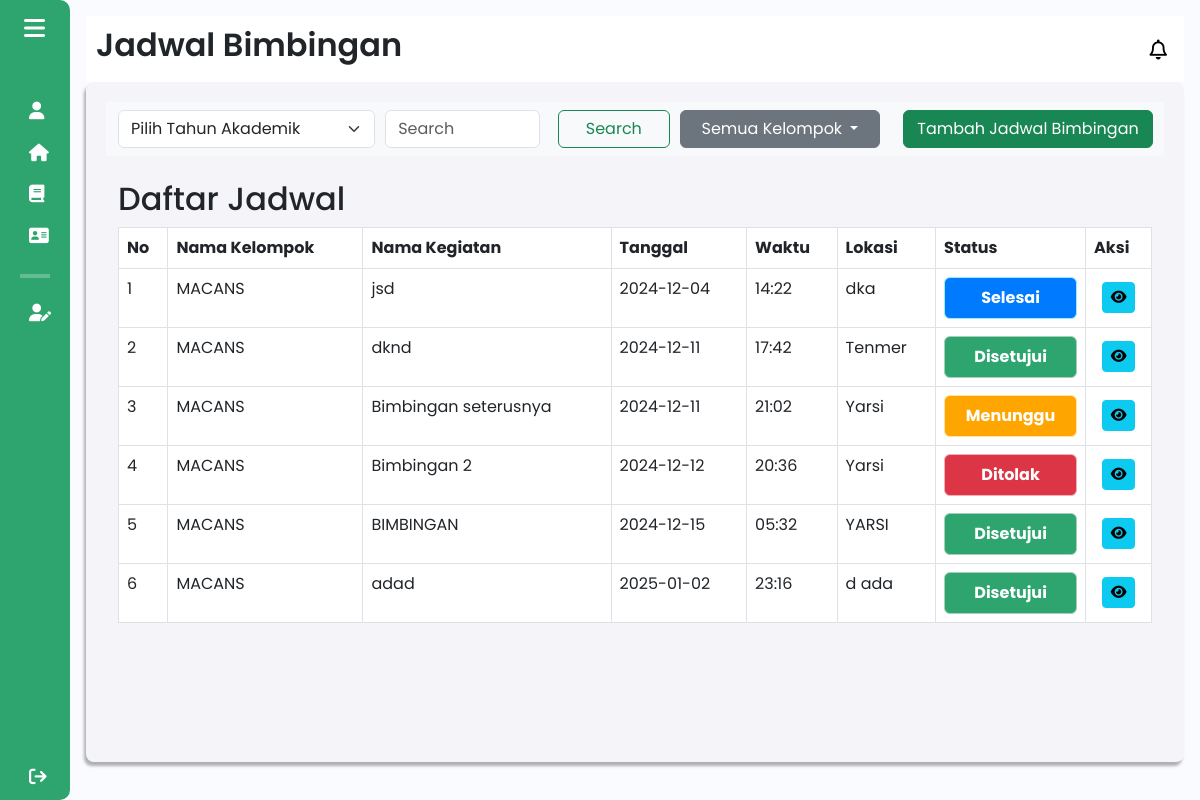
The page /mentor/jadwal_bimbingan (signed in) on the database its author committed.
### tables this page shows
CREATE TABLE `jadwal` (
  `id` int(11) NOT NULL,
  `nama_kegiatan` varchar(255) NOT NULL,
  `tanggal` date NOT NULL,
  `waktu` varchar(5) NOT NULL,
  `agenda` text NOT NULL,
  `lokasi` varchar(255) NOT NULL,
  `feedback_mentor` varchar(1000) NOT NULL,
  `status` enum('menunggu','ditolak','disetujui','alternatif','selesai') NOT NULL,
  `bukti_kegiatan` varchar(255) DEFAULT NULL,
  `id_klmpk` int(11) DEFAULT NULL
);

### components/pages/mentorbisnis/jadwal_bimbingan_mentor.php (the view, shortened to what this page needs)
<?php
include $_SERVER['DOCUMENT_ROOT'] . '/Entree/config/db_connection.php';
$userId = $_SESSION['user_id'];
$sql_id = "SELECT id FROM mentor WHERE user_id = '$userId'";
$result_id = $conn->query($sql_id);
if ($result_id->num_rows > 0) {
    $row_id = $result_id->fetch_assoc();
    $id_mentor = $row_id['id'];
}
$sql_kelompok = "SELECT id_kelompok, nama_kelompok FROM kelompok_bisnis";
$result_kelompok = $conn->query($sql_kelompok);
$namaKelompok = [];
while ($row = $result_kelompok->fetch_assoc()) {
    $namaKelompok[$row['id_kelompok']] = $row['nama_kelompok'];
}
    $sql_kelompok = "SELECT id_kelompok FROM kelompok_bisnis WHERE id_mentor = '$id_mentor'";
    $result_kelompoktutor = $conn->query($sql_kelompok);
    $kelompokIds = [];
    while ($row = $result_kelompoktutor->fetch_assoc()) {
        $kelompokIds[] = $row['id_kelompok'];
    }
    if (count($kelompokIds) > 0) {
        $ids = implode(',', $kelompokIds);
        $sql = "SELECT * FROM jadwal WHERE id_klmpk IN ($ids) ORDER BY tanggal, waktu";
    } else {
        $sql = "SELECT * FROM jadwal WHERE 1 = 0";
    }
$result = $conn->query($sql);
?>
<!DOCTYPE html>
<html lang="en">
<head>
    <link href="https://cdn.lineicons.com/4.0/lineicons.css" rel="stylesheet" />
    <link href="https://cdn.jsdelivr.net/npm/bootstrap@5.3.0-alpha3/dist/css/bootstrap.min.css" rel="stylesheet"
>
    <link rel="stylesheet" href="/Entree/assets/css/mahasiswa/jadwal_bimbingan_mahasiswa.css">
</head>
<body>
    <div class="wrapper">
        <?php
        include 'sidebar_mentor.php';
        ?>
        <div class="main p-3">
            <div class="main_header">
                <?php
                    include 'header_mentor.php';
                ?>
            </div>
            <div class="main_wrapper">
                    <div class="nav_main_wrapper">
                        <nav class="navbar navbar-expand-lg bg-body-tertiary">
                            <div class="container-fluid">
                                <select name="year" class="form-select filter-tahun" required>
                                    <option value="" disabled selected>Pilih Tahun Akademik</option>
                                </select>
                                <form class="d-flex" role="search">
                                    <input class="form-control me-2" type="search" placeholder="Search" aria-label="Search">
                                    <button class="btn btn-outline-success" type="submit">Search</button>
                                </form>
                            <div class="dropdown">
                                    <button class="btn btn-secondary dropdown-toggle text-white" type="button"
                                            id="dropdownMenuButton" data-bs-toggle="dropdown" aria-expanded="false">
                                        Semua Kelompok
                                    </button>
                                </div>
                            </div>
                            <button type="button" class="btn btn-success btn-tambah" data-bs-toggle="modal" data-bs-target="#altScheduleModal">
                                Tambah Jadwal Bimbingan
                            </button>
                        </nav>
                    </div>
                <div class="container mt-4">
                    <h2>Daftar Jadwal</h2>
                    <div class="table-responsive">
                        <table class="table table-bordered">
                            <thead>
                                <tr>
                                    <th>No</th>
                                    <th>Nama Kelompok</th>
                                    <th>Nama Kegiatan</th>
                                    <th>Tanggal</th>
                                    <th>Waktu</th>
                                    <th>Lokasi</th>
                                    <th>Status</th>
                                    <th>Aksi</th>
                                </tr>
                            </thead>
                            <tbody>
                                <?php if ($result->num_rows > 0): ?>
                                    <?php $no = 1; ?>
                                    <?php while ($row = $result->fetch_assoc()): ?>
                                        <tr>
                                            <td><?php echo $no++; ?></td>
                                            <td>
                                            <?php
                                                $id_klmpk = $row['id_klmpk'];
                                                if (isset($namaKelompok[$id_klmpk])) {
                                                    echo htmlspecialchars($namaKelompok[$id_klmpk]);
                                                } else {
                                                    echo "Nama Kelompok Tidak Ditemukan";
                                                }
                                            ?>
                                            </td>
                                            <td><?php echo htmlspecialchars($row['nama_kegiatan']); ?></td>
                                            <td><?php echo htmlspecialchars($row['tanggal']); ?></td>
                                            <td><?php echo htmlspecialchars($row['waktu']); ?></td>
                                            <td><?php echo htmlspecialchars($row['lokasi']); ?></td>
                                            <td style="width: 150px;">
                                                    <?php
                                                    if ($row['status'] == 'disetujui') {
                                                        echo '<p class="alert alert-success text-white fw-bold text-center m-0 p-2" style="background-color:#2ea56f" role="alert">Disetujui</p>';
                                                    } elseif ($row['status'] == 'ditolak') {
                                                        echo '<p class="alert alert-danger text-white fw-bold text-center m-0 p-2" style="background-color:#dc3545" role="alert">Ditolak</p>';
                                                    } elseif ($row['status'] == 'selesai') {
                                                        echo '<p class="alert alert-info text-white fw-bold text-center m-0 p-2" style="background-color:#007bff" role="alert">Selesai</p>';
                                                    } elseif ($row['status'] == 'alternatif') {
                                                        echo '<p class="alert alert-warning text-white fw-bold text-center m-0 p-2" style="background-color:#ffc107" role="alert">Alternatif</p>';
                                                    } else {
                                                        echo '<p class="alert alert-warning text-white fw-bold text-center m-0 p-2" style="background-color:orange" role="alert">Menunggu</p>';
                                                    }
                                                ?>
                                            </td>
                                            <td class="text-center align-middle">
                                                <a href="detail_jadwal?id=<?php echo $row['id']; ?>" class="btn btn-info btn-sm">
                                                    <i class="fa-solid fa-eye" data-bs-toggle="tooltip" data-bs-custom-class="custom-tooltip" data-bs-title="Lihat Detail Jadwal"></i>
                                                </a>
                                            </td>
                                        </tr>
                                    <?php endwhile; ?>
                                <?php endif; ?>
                            </tbody>
                        </table>
                    </div>
                </div>
            </div>
        </div>
    </div>
</body>
</html>

### assets/css/mahasiswa/jadwal_bimbingan_mahasiswa.css (style rules this page uses)
body { height: 100vh !important; overflow: hidden !important; font-family: "Poppins", sans-serif; }
.nav_main_wrapper { display: block; width: 100%; }
.filter-tahun { width: 60% !important; margin-right: 10px; }
.nav_main_wrapper .btn { width: 200px; text-align: center; margin-left: 10px; }
.nav_main_wrapper .btn-tambah { margin-left: 11px; margin-right: 11px; }
.nav_main_wrapper .btn-tambah { min-width: 250px; }

### assets/css/sidebar.css (style rules this page uses)
a { text-decoration: none; }
body { font-family: "Poppins", sans-serif; }
.wrapper { display: flex; }
.main { min-height: 100vh; width: 100%; overflow: hidden; transition: all 0.35s ease-in-out; background-color: #fafbfe; }
.main_wrapper { width: 100%; height: 85vh; background-color: #f4f4f9; box-shadow: -2px 4px 3px rgba(0, 0, 0, 0.3); margin: 0; padding: 20px; overflow-y: auto; border-radius: 8px; }

### assets/css/header.css (style rules this page uses)
a { text-decoration: none; }
body { font-family: "Poppins", sans-serif; }
.main_header { display: flex; justify-content: space-between; align-items: center; padding: 5px; background-color: #fff; min-height: 50px; }

### rows shown on the page
jadwal: id_klmpk "MACANS", nama_kegiatan "jsd", tanggal "2024-12-04", waktu "14:22", lokasi "dka", status "Selesai"
jadwal: id_klmpk "MACANS", nama_kegiatan "dknd", tanggal "2024-12-11", waktu "17:42", lokasi "Tenmer", status "Disetujui"
jadwal: id_klmpk "MACANS", nama_kegiatan "Bimbingan seterusnya", tanggal "2024-12-11", waktu "21:02", lokasi "Yarsi", status "Menunggu"
jadwal: id_klmpk "MACANS", nama_kegiatan "Bimbingan 2", tanggal "2024-12-12", waktu "20:36", lokasi "Yarsi", status "Ditolak"
jadwal: id_klmpk "MACANS", nama_kegiatan "BIMBINGAN", tanggal "2024-12-15", waktu "05:32", lokasi "YARSI", status "Disetujui"
jadwal: id_klmpk "MACANS", nama_kegiatan "adad", tanggal "2025-01-02", waktu "23:16", lokasi "d ada", status "Disetujui"

### other values the page prints
$pageTitle "Jadwal Bimbingan"
